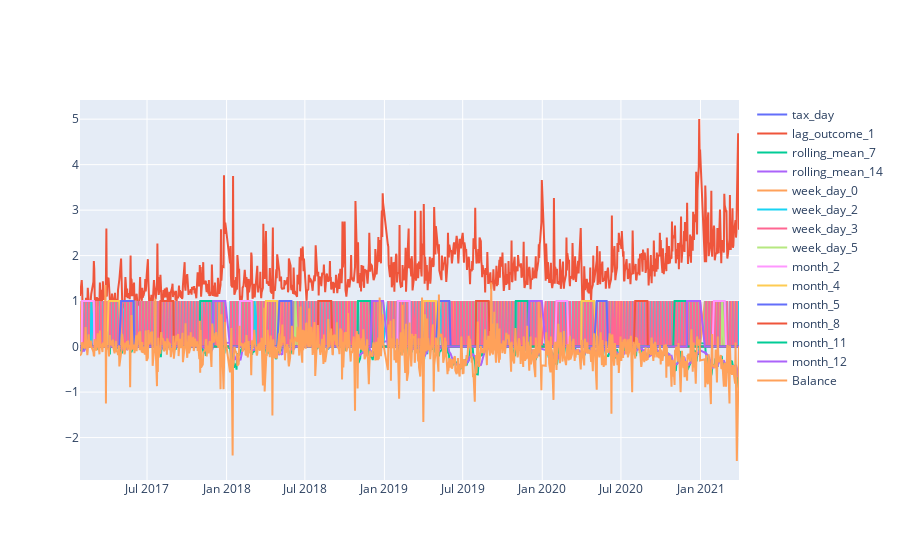

This figure's notebook cell:
### Code cell
plotly_df(data)

### Figure 1 — Plotly figure (JSON) as saved in the notebook; plotly's stock layout.template omitted (floating-point values rounded to 4 significant figures; data arrays with more than 128 entries replaced by an {"elided": "..."} marker saying what was removed)
{"data": [{"mode": "lines", "name": "tax_day", "type": "scatter", "x": {"elided": "1027 str values"}, "y": {"elided": "1027 int values"}}, {"mode": "lines", "name": "lag_outcome_1", "type": "scatter", "x": {"elided": "1027 str values"}, "y": {"elided": "1027 float values"}}, {"mode": "lines", "name": "rolling_mean_7", "type": "scatter", "x": {"elided": "1027 str values"}, "y": {"elided": "1027 float values"}}, {"mode": "lines", "name": "rolling_mean_14", "type": "scatter", "x": {"elided": "1027 str values"}, "y": {"elided": "1027 float values"}}, {"mode": "lines", "name": "week_day_0", "type": "scatter", "x": {"elided": "1027 str values"}, "y": {"elided": "1027 int values"}}, {"mode": "lines", "name": "week_day_2", "type": "scatter", "x": {"elided": "1027 str values"}, "y": {"elided": "1027 int values"}}, {"mode": "lines", "name": "week_day_3", "type": "scatter", "x": {"elided": "1027 str values"}, "y": {"elided": "1027 int values"}}, {"mode": "lines", "name": "week_day_5", "type": "scatter", "x": {"elided": "1027 str values"}, "y": {"elided": "1027 int values"}}, {"mode": "lines", "name": "month_2", "type": "scatter", "x": {"elided": "1027 str values"}, "y": {"elided": "1027 int values"}}, {"mode": "lines", "name": "month_4", "type": "scatter", "x": {"elided": "1027 str values"}, "y": {"elided": "1027 int values"}}, {"mode": "lines", "name": "month_5", "type": "scatter", "x": {"elided": "1027 str values"}, "y": {"elided": "1027 int values"}}, {"mode": "lines", "name": "month_8", "type": "scatter", "x": {"elided": "1027 str values"}, "y": {"elided": "1027 int values"}}, {"mode": "lines", "name": "month_11", "type": "scatter", "x": {"elided": "1027 str values"}, "y": {"elided": "1027 int values"}}, {"mode": "lines", "name": "month_12", "type": "scatter", "x": {"elided": "1027 str values"}, "y": {"elided": "1027 int values"}}, {"mode": "lines", "name": "Balance", "type": "scatter", "x": {"elided": "1027 str values"}, "y": {"elided": "1027 float values"}}], "layout": {"title": {"text": ""}}}
